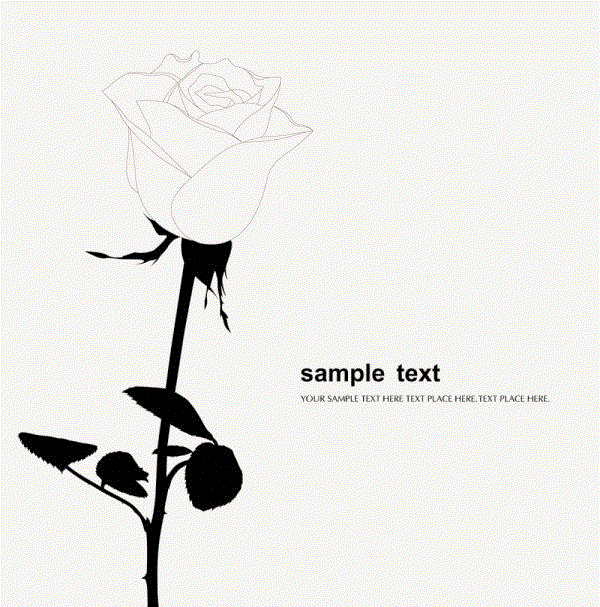
#> input picture python/rose/rose_p.png, 600 x 607 px
$ python show_rose.py
#> lines starting #> are read from the running program, lines starting #| are printed output that depends on the picture
from PIL import Image
import numpy as np
import matplotlib.pyplot as plt
img = Image.open('rose_p.png')
#> img is the input picture: PIL image 600x607 P; mean R, G, B 234, 233, 231.2
img_array = np.array(img)
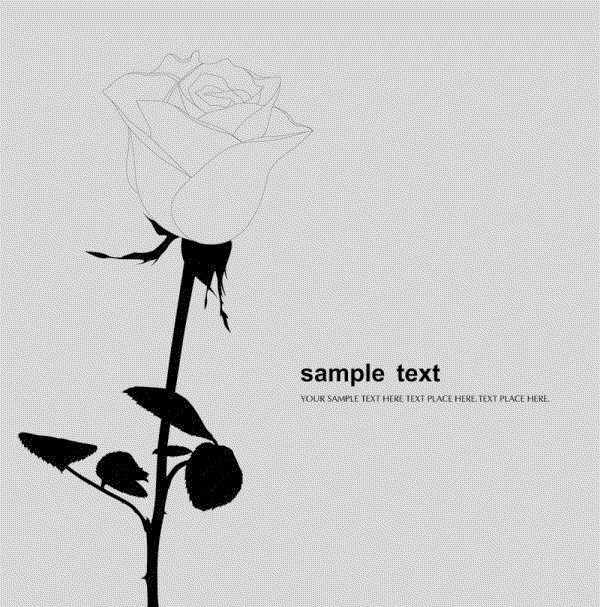
#> img_array: shape (607, 600); min 0, max 225, mean 204.8

plt.figure("picture")
plt.imshow(img_array)
plt.axis("on")

print(img.format, img.size, img.mode)
#| PNG (600, 607) P

plt.show()

"""
1、增加input("Enter any key to quit...")
2、使用write()增加文字的绘制
3、尝试裁去斜右下方的文字说明(使用show()展示坐标，找出端点坐标，将该段坐标排除在数列之外)
"""
